Frame 1 (no input): blank canvas, image omitted
Frame 60 (no input): blank canvas, image omitted
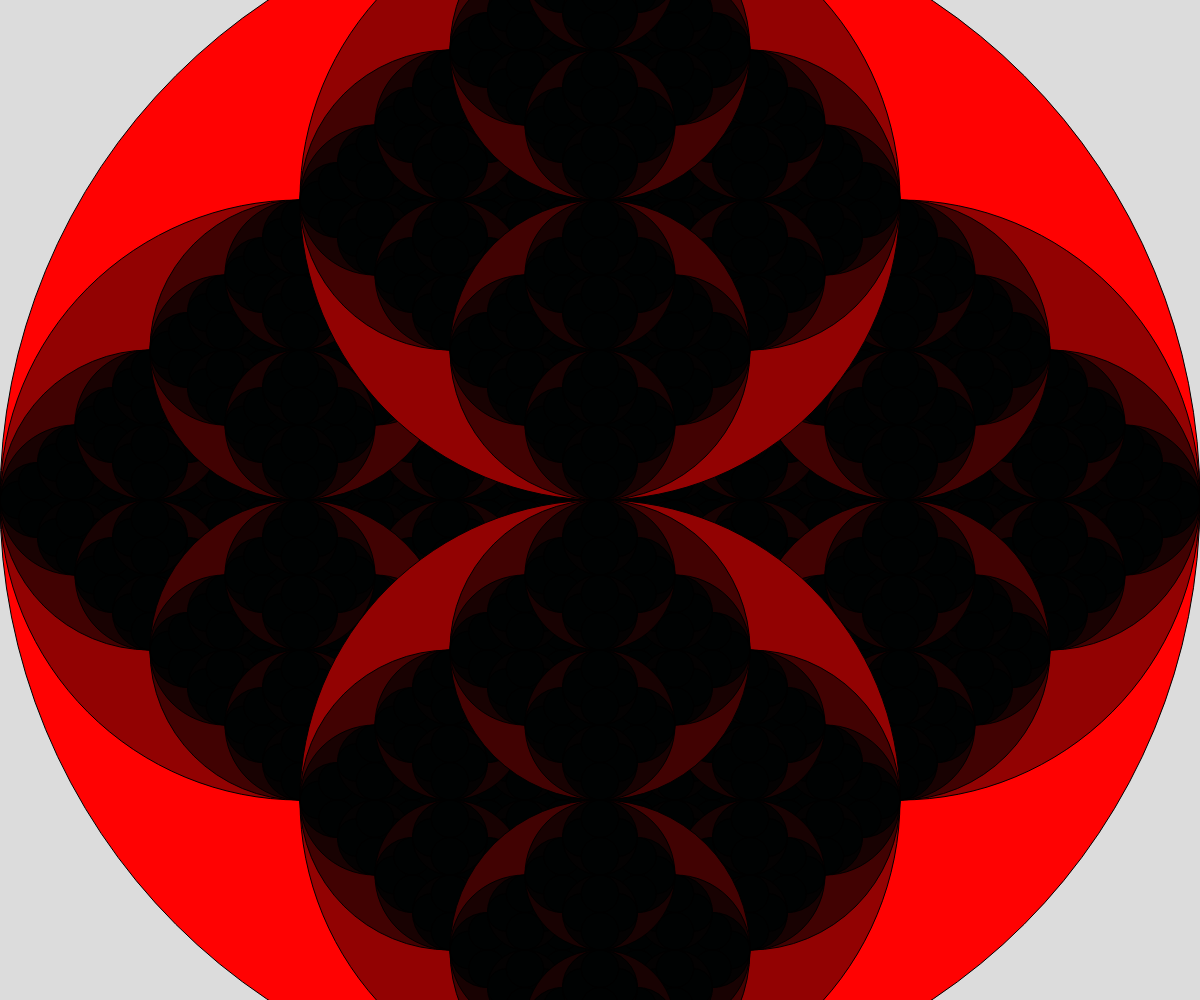
Frame 120 (the mouse pressed at the canvas centre since frame 60)

The p5.js sketch whose frames 1 and 60 were blank and that drew this single picture after the mouse press (run headless with seeded random() and noise() and a simulated clock; from frame 60 on, the mouse is pressed at the canvas centre):

// p5.js sketch
// ── sketch.js
// Project Title
// Your Name
// Date
//
// Extra for Experts:
// - describe what you did to take this project "above and beyond"


function setup() {
  createCanvas(windowWidth, windowHeight);
}

function draw() {
  background(220);
  recursiveCircle(width/2, mouseY, mouseX);
}

function recursiveCircle(x, y, radius){
  let gray = map(radius, 30, height/2, 0, 255);
  fill(gray, mouseX/255, mouseY/255);
  circle(x, y ,radius*2);
  if (radius <= 30){
    return;
  }
  else{
    recursiveCircle(x-radius/2, y, radius/2);
    recursiveCircle(x+radius/2, y, radius/2);
    recursiveCircle(x, y-radius/2, radius/2);
    recursiveCircle(x, y+radius/2, radius/2);
  }
  
}
